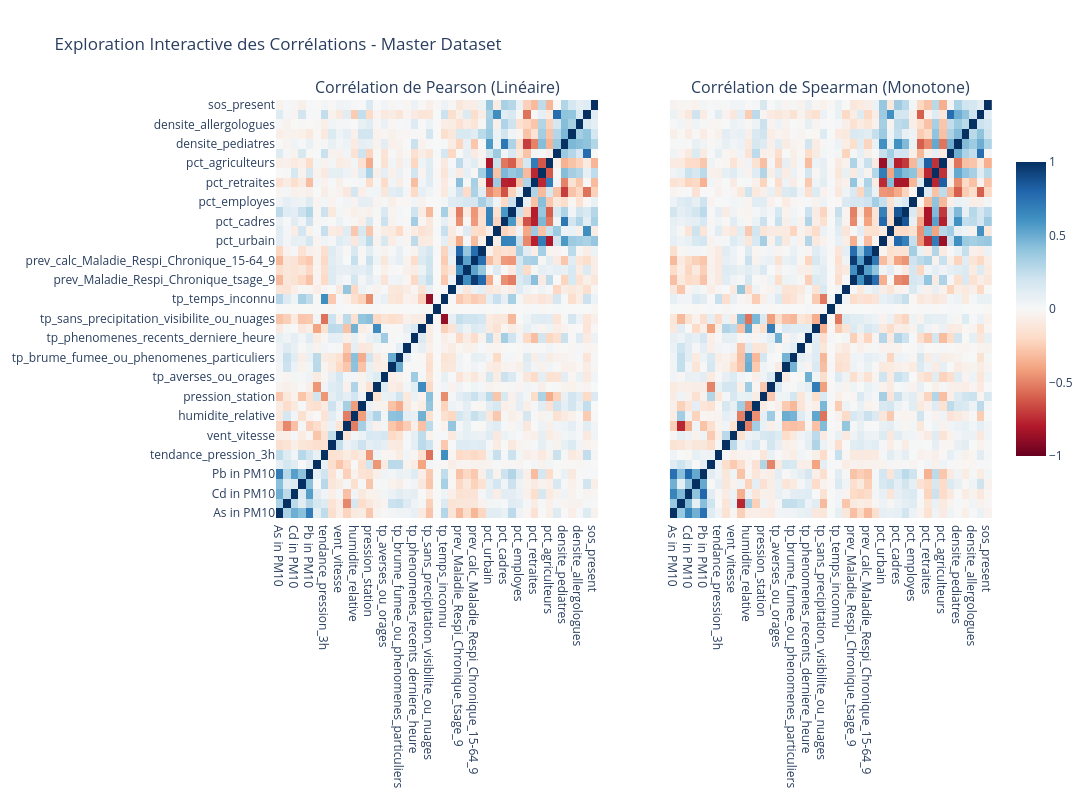

Here is the notebook cell this chart was saved with:
### Code cell
import plotly.graph_objects as go
from plotly.subplots import make_subplots

# Calcul des matrices de corrélation sur les variables numériques
corr_pearson_FS = Merge_final_FS_MLA.select_dtypes(include=['float64', 'int64']).corr(method='pearson')
corr_spearman_FS = Merge_final_FS_MLA.select_dtypes(include=['float64', 'int64']).corr(method='spearman')

# Création des sous-graphiques côte à côte
fig = make_subplots(
    rows=1, cols=2, 
    subplot_titles=('Corrélation de Pearson (Linéaire)', 'Corrélation de Spearman (Monotone)'),
    horizontal_spacing=0.1
)

# Ajout de la heatmap Pearson
fig.add_trace(
    go.Heatmap(
        z=corr_pearson_FS.values,
        x=corr_pearson_FS.columns,
        y=corr_pearson_FS.index,
        colorscale='RdBu',
        zmin=-1, zmax=1,
        colorbar=dict(len=0.75, y=0.5)
    ),
    row=1, col=1
)

# Ajout de la heatmap Spearman
fig.add_trace(
    go.Heatmap(
        z=corr_spearman_FS.values,
        x=corr_spearman_FS.columns,
        y=corr_spearman_FS.index,
        colorscale='RdBu',
        zmin=-1, zmax=1,
        showscale=False # On masque la seconde barre d'échelle pour plus de clarté
    ),
    row=1, col=2
)

# Mise en page globale
fig.update_layout(
    title_text="Exploration Interactive des Corrélations - Master Dataset",
    height=800,
    width=1500,
    template="plotly_white"
)

# Masquer les étiquettes de l'axe des abscisses pour la figure de droite (col=2)
fig.update_yaxes(showticklabels=False, row=1, col=2)

# Affichage du graphique interactif
fig.show()

### Figure 1 — Plotly figure (JSON) as saved in the notebook; plotly's stock layout.template omitted (floating-point values rounded to 4 significant figures; data arrays with more than 128 entries replaced by an {"elided": "..."} marker saying what was removed)
{"data": [{"colorbar": {"len": 0.75, "y": 0.5}, "colorscale": [[0, "rgb(103,0,31)"], [0.1, "rgb(178,24,43)"], [0.2, "rgb(214,96,77)"], [0.3, "rgb(244,165,130)"], [0.4, "rgb(253,219,199)"], [0.5, "rgb(247,247,247)"], [0.6, "rgb(209,229,240)"], [0.7, "rgb(146,197,222)"], [0.8, "rgb(67,147,195)"], [0.9, "rgb(33,102,172)"], [1, "rgb(5,48,97)"]], "type": "heatmap", "x": ["As in PM10", "BaP in PM10", "Cd in PM10", "Ni in PM10", "Pb in PM10", "pression_mer", "tendance_pression_3h", "vent_direction", "vent_vitesse", "temperature_kelvin", "humidite_relative", "visibilite", "pression_station", "precipitation_3h", "tp_averses_ou_orages", "tp_brouillard", "tp_brume_fumee_ou_phenomenes_particuliers", "tp_neige_precipitation_solide", "tp_phenomenes_recents_derniere_heure", "tp_pluie_ou_bruine", "tp_sans_precipitation_visibilite_ou_nuages", "tp_tempete_poussiere_chasse_neige", "tp_temps_inconnu", "TousAge_allergie_urgences", "prev_Maladie_Respi_Chronique_tsage_9", "prev_calc_Maladie_Respi_Chronique_0-14_9", "prev_calc_Maladie_Respi_Chronique_15-64_9", "prev_calc_Maladie_Respi_Chronique_65+_9", "pct_urbain", "pct_artisans", "pct_cadres", "pct_prof_inter", "pct_employes", "pct_ouvriers", "pct_retraites", "pct_sans_activite", "pct_agriculteurs", "densite_generalistes", "densite_pediatres", "densite_pneumologues", "densite_allergologues", "densite_kines", "sos_present"], "xaxis": "x", "y": ["As in PM10", "BaP in PM10", "Cd in PM10", "Ni in PM10", "Pb in PM10", "pression_mer", "tendance_pression_3h", "vent_direction", "vent_vitesse", "temperature_kelvin", "humidite_relative", "visibilite", "pression_station", "precipitation_3h", "tp_averses_ou_orages", "tp_brouillard", "tp_brume_fumee_ou_phenomenes_particuliers", "tp_neige_precipitation_solide", "tp_phenomenes_recents_derniere_heure", "tp_pluie_ou_bruine", "tp_sans_precipitation_visibilite_ou_nuages", "tp_tempete_poussiere_chasse_neige", "tp_temps_inconnu", "TousAge_allergie_urgences", "prev_Maladie_Respi_Chronique_tsage_9", "prev_calc_Maladie_Respi_Chronique_0-14_9", "prev_calc_Maladie_Respi_Chronique_15-64_9", "prev_calc_Maladie_Respi_Chronique_65+_9", "pct_urbain", "pct_artisans", "pct_cadres", "pct_prof_inter", "pct_employes", "pct_ouvriers", "pct_retraites", "pct_sans_activite", "pct_agriculteurs", "densite_generalistes", "densite_pediatres", "densite_pneumologues", "densite_allergologues", "densite_kines", "sos_present"], "yaxis": "y", "z": {"elided": "43x43 float values"}, "zmax": 1, "zmin": -1}, {"colorscale": [[0, "rgb(103,0,31)"], [0.1, "rgb(178,24,43)"], [0.2, "rgb(214,96,77)"], [0.3, "rgb(244,165,130)"], [0.4, "rgb(253,219,199)"], [0.5, "rgb(247,247,247)"], [0.6, "rgb(209,229,240)"], [0.7, "rgb(146,197,222)"], [0.8, "rgb(67,147,195)"], [0.9, "rgb(33,102,172)"], [1, "rgb(5,48,97)"]], "showscale": false, "type": "heatmap", "x": ["As in PM10", "BaP in PM10", "Cd in PM10", "Ni in PM10", "Pb in PM10", "pression_mer", "tendance_pression_3h", "vent_direction", "vent_vitesse", "temperature_kelvin", "humidite_relative", "visibilite", "pression_station", "precipitation_3h", "tp_averses_ou_orages", "tp_brouillard", "tp_brume_fumee_ou_phenomenes_particuliers", "tp_neige_precipitation_solide", "tp_phenomenes_recents_derniere_heure", "tp_pluie_ou_bruine", "tp_sans_precipitation_visibilite_ou_nuages", "tp_tempete_poussiere_chasse_neige", "tp_temps_inconnu", "TousAge_allergie_urgences", "prev_Maladie_Respi_Chronique_tsage_9", "prev_calc_Maladie_Respi_Chronique_0-14_9", "prev_calc_Maladie_Respi_Chronique_15-64_9", "prev_calc_Maladie_Respi_Chronique_65+_9", "pct_urbain", "pct_artisans", "pct_cadres", "pct_prof_inter", "pct_employes", "pct_ouvriers", "pct_retraites", "pct_sans_activite", "pct_agriculteurs", "densite_generalistes", "densite_pediatres", "densite_pneumologues", "densite_allergologues", "densite_kines", "sos_present"], "xaxis": "x2", "y": ["As in PM10", "BaP in PM10", "Cd in PM10", "Ni in PM10", "Pb in PM10", "pression_mer", "tendance_pression_3h", "vent_direction", "vent_vitesse", "temperature_kelvin", "humidite_relative", "visibilite", "pression_station", "precipitation_3h", "tp_averses_ou_orages", "tp_brouillard", "tp_brume_fumee_ou_phenomenes_particuliers", "tp_neige_precipitation_solide", "tp_phenomenes_recents_derniere_heure", "tp_pluie_ou_bruine", "tp_sans_precipitation_visibilite_ou_nuages", "tp_tempete_poussiere_chasse_neige", "tp_temps_inconnu", "TousAge_allergie_urgences", "prev_Maladie_Respi_Chronique_tsage_9", "prev_calc_Maladie_Respi_Chronique_0-14_9", "prev_calc_Maladie_Respi_Chronique_15-64_9", "prev_calc_Maladie_Respi_Chronique_65+_9", "pct_urbain", "pct_artisans", "pct_cadres", "pct_prof_inter", "pct_employes", "pct_ouvriers", "pct_retraites", "pct_sans_activite", "pct_agriculteurs", "densite_generalistes", "densite_pediatres", "densite_pneumologues", "densite_allergologues", "densite_kines", "sos_present"], "yaxis": "y2", "z": {"elided": "43x43 float values"}, "zmax": 1, "zmin": -1}], "layout": {"annotations": [{"font": {"size": 16}, "showarrow": false, "text": "Corrélation de Pearson (Linéaire)", "x": 0.225, "xanchor": "center", "xref": "paper", "y": 1, "yanchor": "bottom", "yref": "paper"}, {"font": {"size": 16}, "showarrow": false, "text": "Corrélation de Spearman (Monotone)", "x": 0.775, "xanchor": "center", "xref": "paper", "y": 1, "yanchor": "bottom", "yref": "paper"}], "height": 800, "title": {"text": "Exploration Interactive des Corrélations - Master Dataset"}, "width": 1500, "xaxis": {"anchor": "y", "domain": [0, 0.45]}, "xaxis2": {"anchor": "y2", "domain": [0.55, 1]}, "yaxis": {"anchor": "x", "domain": [0, 1]}, "yaxis2": {"anchor": "x2", "domain": [0, 1], "showticklabels": false}}}
